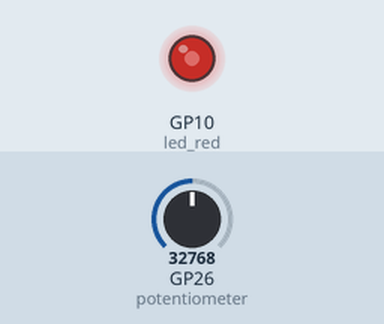
The program below on a simulated Raspberry Pi Pico running MicroPython. Parts: output pins drawn as LEDs (lit = HIGH). The test bench sets the inputs (shaded band); at power-on: GP26 (potentiometer) = 32768 (analog values on the 0–65535 scale). What the program prints to the serial console is not drawn.

Above: at 1.2 s.
1.3 s: GP26 (potentiometer) set to 45874
At 1.8 s:
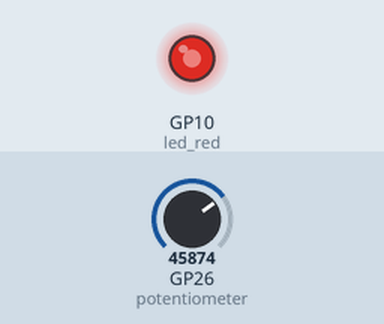
2.8 s: GP26 (potentiometer) set to 57670
At 4.0 s:
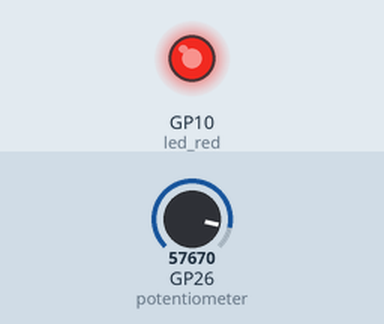
4.3 s: GP26 (potentiometer) set to 7864
At 5.3 s:
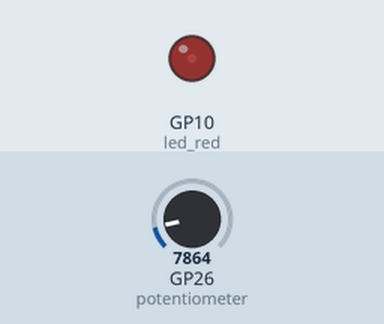
5.8 s: GP26 (potentiometer) set to 345
At 6.5 s:
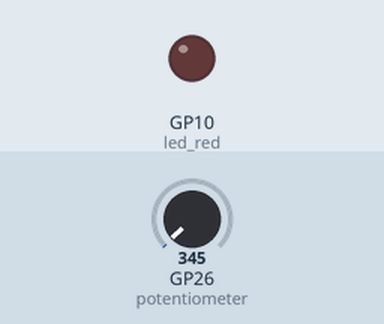
Timing chart, 0 to 8.3 s (numbered marks = the images above; inputs shaded):
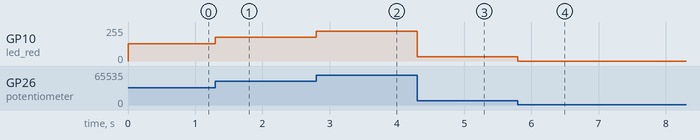

Measured:
- after the input at 1.3 s, GP10 (led_red): 128/255 → 178/255 at once
- after the input at 2.8 s, GP10 (led_red): 178/255 → 224/255 at once
- after the input at 4.3 s, GP10 (led_red): 224/255 → 31/255 at once
- after the input at 5.8 s, GP10 (led_red): 31/255 → 0/255 at once

The program:

PWM.py
```python
import machine
import utime

led_red = machine.PWM(machine.Pin(10))
potentiometer = machine.ADC(26)

led_red.freq(1000)

while True:
    potVal = potentiometer.read_u16()
    # This allows the led to go completly off.
    potVal = 0 if potVal < 1000 else potVal
    print(f"Value: {potVal}")
    led_red.duty_u16(potVal)
```
